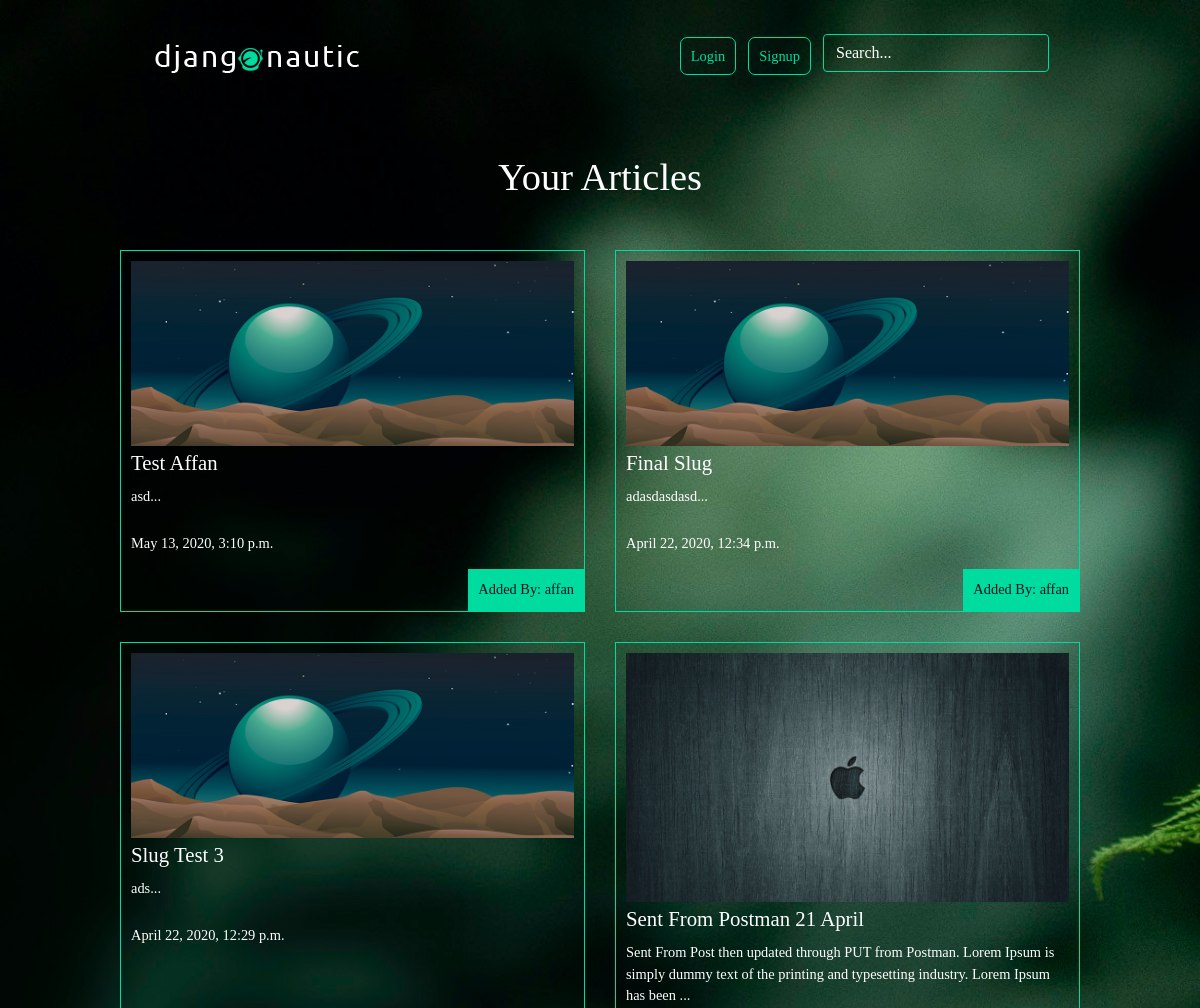
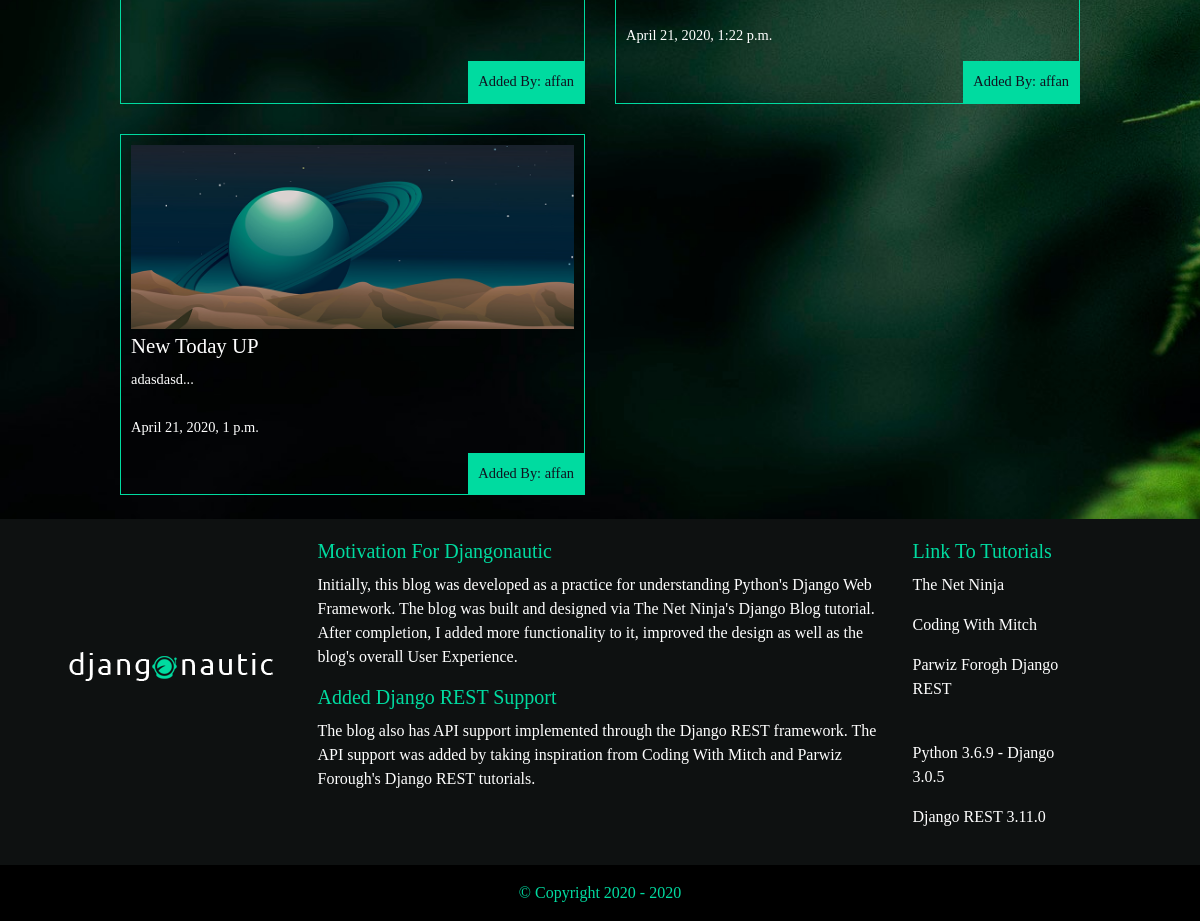
Page /articles/update/9/ on the committed database (2 pictures, top to bottom).
### articles/models.py (models this page shows, shortened)
class Article(models.Model):
    slug   = models.SlugField(unique=True)
    body   = models.TextField()
    date   = models.DateTimeField(auto_now_add=True)
    title  = models.CharField(max_length=100)
    thumb  = models.ImageField(default='default.png', blank=True)
    author = models.ForeignKey(User, on_delete=models.CASCADE, default=None)
    def snippet(self):
        return self.body[:150] + '...'

### articles/views.py (the view)
# urls.py: path('update/<int:userid>/', views.article_list_of_author, name='article-list-of-author'),
def article_list_of_author(request, userid):
    articles = Article.objects.filter(author=userid).order_by('-date')
    context  = {
        'articles':articles
    }
    return render(request, 'articles/user_articles.html', context)

### articles/templates/articles/user_articles.html
{% extends 'base.html' %}
{% block content %}
{% if articles %}
<h1>Your Articles</h1>
<div class="articles">
    {% for article in articles %}
    <div class="article">
        <a href="{% url 'articles:article-update' user.id article.id %}">
            <img src="{{ article.thumb.url }}">
            <h2>{{ article.title }}</h2>
        </a>
        <p>{{ article.snippet }}</p>
        <p>{{ article.date }}</p>
        <p class="author">Added By: {{ article.author }}</p>
    </div>
    {% endfor %}
</div>
{% else %}
<h1 class="not-found">You Currently Don't Have Any Posts.</h1>
{% endif %}
{% endblock %}

### templates/base.html (shortened to what this page needs)
{% load static %}
<!DOCTYPE html>
<html lang="en">
<head>
    <link rel="stylesheet" type="text/css" href="{% static 'bootstrap-4.4.1-dist/css/bootstrap.min.css' %}"/>
    <link rel="stylesheet" href="{% static 'styles.css' %}">
</head>
<body>
    <nav class="navbar">
    <div class="container-fluid">
        <div class="navbar-header">
            <a class="navbar-brand" href="{% url 'home' %}"><img src="{% static 'logo.png' %}"></a>
        </div>
        <ul class="nav navbar-nav">
            {% if user.is_authenticated %}
            <li><a href="{% url 'articles:article-create' %}" class="highlight">New Post</a></li>
            <li><a href="{% url 'articles:article-list-of-author' userid=user.id %}" class="highlight">Update Posts</a></li>
            <li>
                <form class="logout-link" method="POST" action="{% url 'accounts:logout' %}"> {% csrf_token %}
                    <button type="submit" class="errorlist-delete logout">Logout</button>
                </form>
            </li>
            {% else %}
            <li><a href="{% url 'accounts:login' %}" class="highlight">Login</a></li>
            <li><a href="{% url 'accounts:signup' %}" class="highlight">Signup</a></li>
            {% endif %}
            <form class="form-inline my-2 my-lg-0 search-form" action="{% url 'articles:search-results' %}" method="GET">
            <div class="active-cyan-3 active-cyan-4 mb-4">
                <input class="form-control" type="text" placeholder="Search..." name="q" onfocus="this.placeholder=''" onblur="this.placeholder='Search...'">
            </div>
            </form>
        </ul>
    </div>
    </nav>
    <div class="wrapper">
    {% block content %}
    {% endblock %}
    </div>
    <footer class="page-footer pt-4">
        <div class="container-fluid text-center text-md-left upper-footer">
            <div class="row">
                <div class="col-md-3 mt-md-0 mt-3 img-div">
                    <img class="footer-img" src="{% static 'logo.png' %}"></a>
                </div>
                <div class="col-md-6 mb-md-0 mb-3">
                    <h5 class="footer-headings">Motivation For Djangonautic</h5>
                    <p> Initially, this blog was developed as a practice for understanding Python's Django Web Framework.
                        The blog was built and designed via The Net Ninja's Django Blog tutorial. After completion,
                        I added more functionality to it, improved the design as well as the blog's overall
                        User Experience.
                    </p>
                    <h5 class="footer-headings">Added Django REST Support</h5>
                    <p> The blog also has API support implemented through the Django REST framework. The API support
                        was added by taking inspiration from Coding With Mitch and Parwiz Forough's Django REST tutorials.
                    </p>
                </div>
                <div class="col-md-2 mb-md-0 mb-3">
                    <h5 class="footer-headings">Link To Tutorials</h5>
                    <p><a href="https://www.youtube.com/watch?v=n-FTlQ7Djqc&list=PL4cUxeGkcC9ib4HsrXEYpQnTOTZE1x0uc">The Net Ninja</a></p>
                    <p><a href="https://www.youtube.com/playlist?list=PLgCYzUzKIBE9Pi8wtx8g55fExDAPXBsbV">Coding With Mitch</a></p>
                    <p><a href="https://www.youtube.com/watch?v=B38aDwUpcFc&t=4496s">Parwiz Forogh Django REST</a></p>
                    <br>
                    <p>Python 3.6.9 - Django 3.0.5</p>
                    <p>Django REST 3.11.0</p>
                </div>
            </div>
        </div>
        <div class="footer-copyright text-center py-3">© Copyright 2020 -
        </div>
    </footer>
</body>
</html>

### assets/styles.css (style rules this page uses)
body { background-color: #0f121f; background-image: url(fern.jpg); background-repeat: no-repeat; color: #fff; -webkit-background-size: cover; -moz-background-size: cover; -o-background-size: cover; background-size: cover; }
body * { font-family: Ubuntu; }
nav { margin: 1% auto 0; max-width: 80%; }
.navbar-nav { justify-self: end; flex-direction: row; }
nav li { margin-top: 24px; margin-left: 12px; }
.active-cyan-3 input[type=text] { border: 1px solid #00dba0; background: none; color: #fff; margin: 6% 0 0 12px; }
h1, h2, h3, h4, h5 { font-weight: normal; margin: 0; }
a, a:visited, a:hover { color: #fff; text-decoration: none; }
a.highlight { border: 1px solid #00dba0; padding: 10px; border-radius: 7px; color: #00dba0; font-size: 0.9em; }
.wrapper { max-width: 80%; margin: 0 auto; }
div.wrapper h1 { text-align: center; margin: 50px auto; font-size: 2.4em; }
.articles { display: grid; grid-template-columns: 1fr 1fr 1fr; grid-gap: 30px; grid-template-columns: repeat(auto-fit, minmax(320px, 1fr)); }
.article { padding: 10px; border: 1px solid #00dba0; position: relative; padding-bottom: 40px; }
.article img { max-width: 100%; display: block; margin-left: auto; margin-right: auto; }
.article h2 { font-size: 1.3em; padding-top: 5px; }
.article p { font-size: 0.9em; padding-top: 10px; }
.article .author { padding: 10px; background: #00dba0; position: absolute; right: 0; bottom: 0; margin: 0; color: #0f121f }
.upper-footer { padding: 20px; background: #0e1111; }
.footer-copyright { background: black; color: #00dba0; }
.footer-headings { color: #00dba0; padding-bottom: 10px; }
.img-div { padding: 9% 0 0 5%; }
form .form-control:placeholder { color: #fff; }

### rows in the picture
Article: thumb (placeholder picture), title "Test Affan", snippet "asd...", date "May 13, 2020, 3:10 p.m.", author "affan"
Article: thumb (placeholder picture), title "Final Slug", snippet "adasdasdasd...", date "April 22, 2020, 12:34 p.m.", author "affan"
Article: thumb (placeholder picture), title "Slug Test 3", snippet "ads...", date "April 22, 2020, 12:29 p.m.", author "affan"
Article: thumb (picture), title "Sent From Postman 21 April", snippet "Sent From Post then updated through PUT from Postman. Lorem Ipsum is simply dummy text of the printing and typesetting industry. Lorem Ipsum has been ...", date "April 21, 2020, 1:22 p.m.", author "affan"
Article: thumb (placeholder picture), title "New Today UP", snippet "adasdasd...", date "April 21, 2020, 1 p.m.", author "affan"
